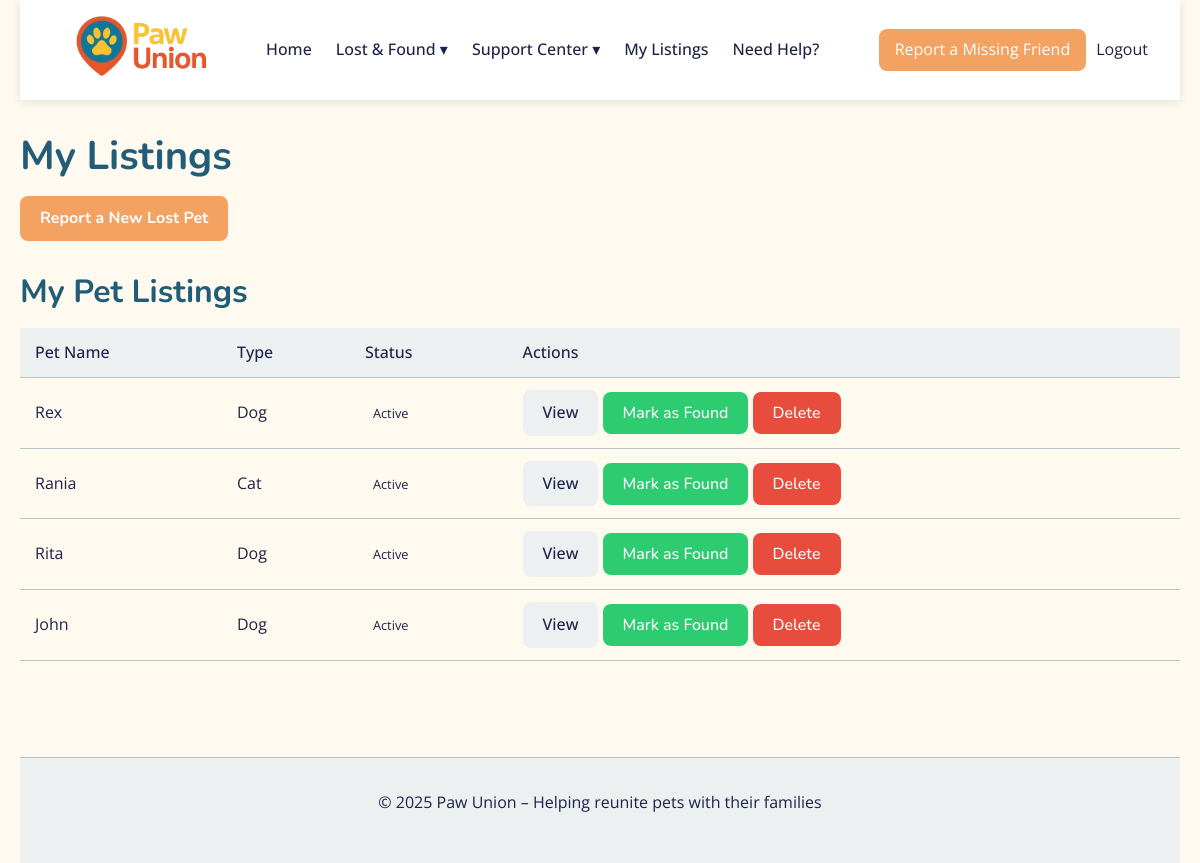
Page /pages/my-listings.php (signed in) on the committed database.
### tables this page shows
CREATE TABLE `pets` (
  `pet_id` int(11) NOT NULL,
  `user_id` int(11) NOT NULL,
  `name` varchar(50) NOT NULL,
  `type_id` int(11) NOT NULL,
  `breed_id` int(11) NOT NULL,
  `color` varchar(50) NOT NULL,
  `age` int(11) NOT NULL
);

CREATE TABLE `pet_types` (
  `type_id` int(11) NOT NULL,
  `type_name` enum('Dog','Cat','Bird') NOT NULL
);

CREATE TABLE `pet_reports` (
  `report_id` int(11) NOT NULL,
  `pet_id` int(11) NOT NULL,
  `report_type` enum('lost','found') NOT NULL,
  `report_status` enum('active','resolved') NOT NULL,
  `region_last_seen` int(11) NOT NULL,
  `priority_level` tinyint(1) NOT NULL DEFAULT 0,
  `priority_reason` enum('Medical','Stolen','Young','Elderly') NOT NULL,
  `image_url` varchar(250) NOT NULL,
  `emotional_note` varchar(150) NOT NULL,
  `emoticon` varchar(5) NOT NULL
);

### pages/my-listings.php (the view, shortened to what this page needs)
<?php
require_once '../config/db.php';
$user_id = $_SESSION['user_id'];
$sql = "
    SELECT p.pet_id, p.name, pt.type_name, pr.report_status
    FROM pets p
    JOIN pet_types pt ON p.type_id = pt.type_id
    JOIN pet_reports pr ON p.pet_id = pr.pet_id
    WHERE p.user_id = ? AND pr.report_type = 'lost'
    ORDER BY pr.report_id DESC
";
$stmt = $conn->prepare($sql);
$stmt->bind_param("i", $user_id);
$stmt->execute();
$posts = $stmt->get_result();
include_once '../components/header.php';
include_once '../components/navbar.php';
?>
<main class="dashboard-page">
    <h1>My Listings</h1>
    <div class="dashboard-actions">
        <a href="report.php" class="btn-primary">Report a New Lost Pet</a>
    </div>
    <section class="my-listings">
        <h2>My Pet Listings</h2>
        <?php if ($posts->num_rows > 0): ?>
            <div class="listing-table">
                <table>
                    <thead>
                        <tr>
                            <th>Pet Name</th>
                            <th>Type</th>
                            <th>Status</th>
                            <th>Actions</th>
                        </tr>
                    </thead>
                    <tbody>
                        <?php while ($post = $posts->fetch_assoc()): ?>
                            <tr>
                                <td><?= htmlspecialchars_decode($post['name']) ?></td>
                                <td><?= htmlspecialchars($post['type_name']) ?></td>
                                <td>
                                    <span class="status-indicator <?= htmlspecialchars($post['report_status']) ?>">
                                        <?= ucfirst($post['report_status']) ?>
                                    </span>
                                </td>
                                <td class="actions">
                                    <a href="pet-details.php?id=<?= $post['pet_id'] ?>" class="btn-view">View</a>
                                    <?php if ($post['report_status'] === 'active'): ?>
                                        <form action="" method="post" class="inline-form">
                                            <button type="submit" name="mark_found" class="btn-success" onclick="return confirm('Are you sure? This will mark your pet as found.')">Mark as Found</button>
                                        </form>
                                    <?php endif; ?>
                                    <form action="" method="post" class="inline-form">
                                        <button type="submit" name="delete_post" class="btn-danger" onclick="return confirm('Are you sure you want to delete this listing? This cannot be undone.')">Delete</button>
                                    </form>
                                </td>
                            </tr>
                        <?php endwhile; ?>
                    </tbody>
                </table>
            </div>
        <?php else: ?>
            <p>You haven't created any lost pet reports yet.</p>
        <?php endif; ?>
    </section>
</main>
<?php include_once '../components/footer.php'; ?>

### assets/css/main.css (style rules this page uses)
:root { --primary: #2c7da0; --primary-dark: #225d78; --secondary: #f4a261; --secondary-dark: #e76f51; --success: #2ecc71; --danger: #e74c3c; --light: #ecf0f1; --dark: #225d78; --text: #1d2348; --border: #bdc3c7; --background: #fffaef; --shadow: rgba(0, 0, 0, 0.1); --radius: 8px; --font-heading: 'Nunito', -apple-system, BlinkMacSystemFont, 'Segoe UI', Roboto, sans-serif; --font-body: 'Open Sans', -apple-system, BlinkMacSystemFont, 'Segoe UI', Roboto, sans-serif; --transition: all 0.3s ease; }
* { margin: 0; padding: 0; box-sizing: border-box; }
body { font-family: var(--font-body); line-height: 1.6; color: var(--text); background-color: var(--background); }
h1, h2, h3, h4, h5, h6 { margin-bottom: 1rem; font-weight: 600; line-height: 1.2; color: var(--dark); }
h1 { font-size: 2.5rem; }
h2 { font-size: 2rem; }
a { color: var(--primary); text-decoration: none; transition: var(--transition); }
.btn-primary, .btn-secondary, .btn-danger, .btn-success, .btn-view { display: inline-block; padding: 10px 20px; border-radius: var(--radius); font-weight: 500; text-align: center; cursor: pointer; transition: var(--transition); border: none; font-size: 1rem; }
.btn-primary { background-color: var(--primary); color: white; }
.btn-danger { background-color: var(--danger); color: white; }
.btn-success { background-color: var(--success); color: white; }
.btn-view { background-color: var(--light); color: var(--text); }
h1, h2, h3, h4, h5, h6, button, .btn-primary, .btn-secondary, .navbar a, .header h1 { font-family: 'Nunito', sans-serif; font-weight: 700; }
main { padding: 2rem 0; min-height: calc(100vh - 200px); }
.btn-primary { background-color: var(--secondary); color: white; }
.dashboard-actions { margin-bottom: 2rem; }
.listing-table { overflow-x: auto; }
table { width: 100%; border-collapse: collapse; margin-bottom: 1rem; }
th, td { padding: 12px 15px; text-align: left; border-bottom: 1px solid var(--border); }
th { background-color: var(--light); font-weight: 500; }
.inline-form { display: inline; }
.status-indicator { padding: 3px 8px; border-radius: 10px; font-size: 0.8rem; }

### rows in the picture
pets: name "Rex", pet_types.type_name "Dog", pet_reports.report_status "Active"
pets: name "Rania", pet_types.type_name "Cat", pet_reports.report_status "Active"
pets: name "Rita", pet_types.type_name "Dog", pet_reports.report_status "Active"
pets: name "John", pet_types.type_name "Dog", pet_reports.report_status "Active"
